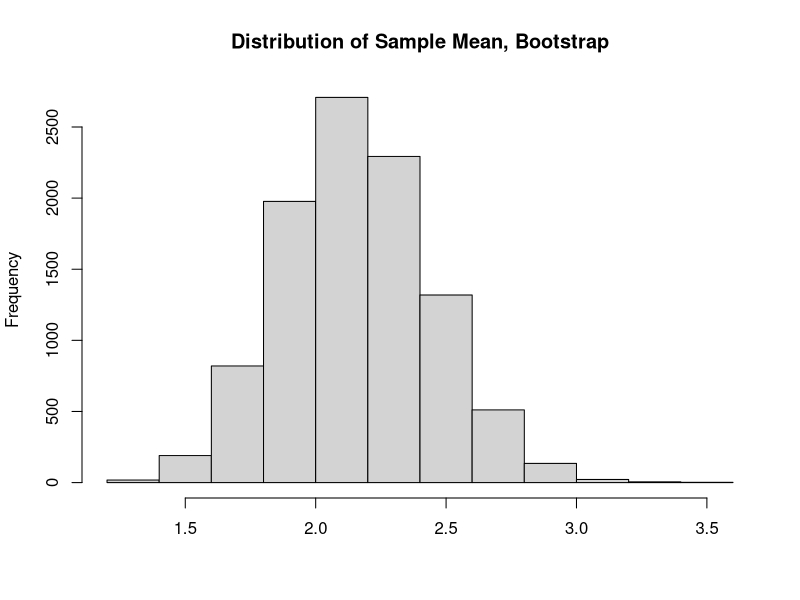
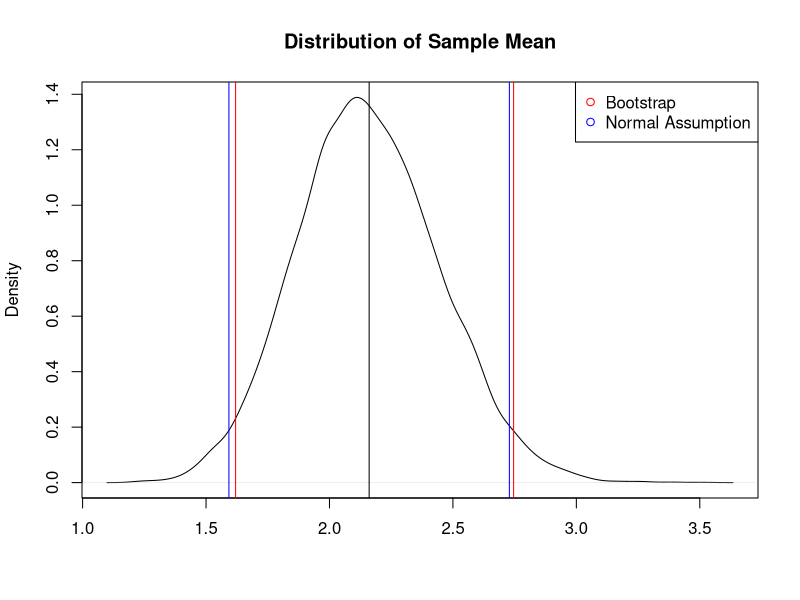

The R script that drew these images, in order:
## ---- chunk 1
set.seed(1293)
pop <- rgamma(10000, shape=1, scale=2)
samplesize=50
samp <- sample(pop, size=samplesize, replace=T)
## ---- chunk 2
boot = 10000
## ---- chunk 3
boot.mean <- rep(NA,boot)
## ---- chunk 4
for (i in 1:boot){
  boot.i <- sample(samp, samplesize, replace=T)
  boot.mean[i] <- mean(boot.i)
}
## ---- chunk 5
hist(boot.mean, main="Distribution of Sample Mean, Bootstrap", xlab=NA)

## ---- chunk 6
var <- var(boot.mean)
var

ci <- quantile(boot.mean,probs=c(.025,.975))
ci
## ---- chunk 7
plot(density(boot.mean), main="Distribution of Sample Mean", xlab=NA)
abline(v=mean(samp))
abline(v=ci[1], col="red")
abline(v=ci[2], col="red")
abline(v=mean(samp)+(1.96*sd(samp)/sqrt(samplesize)), col="blue")
abline(v=mean(samp)-(1.96*sd(samp)/sqrt(samplesize)), col="blue")

legend("topright", c("Bootstrap", "Normal Assumption") ,col=c("red", "blue"), pch=1)
